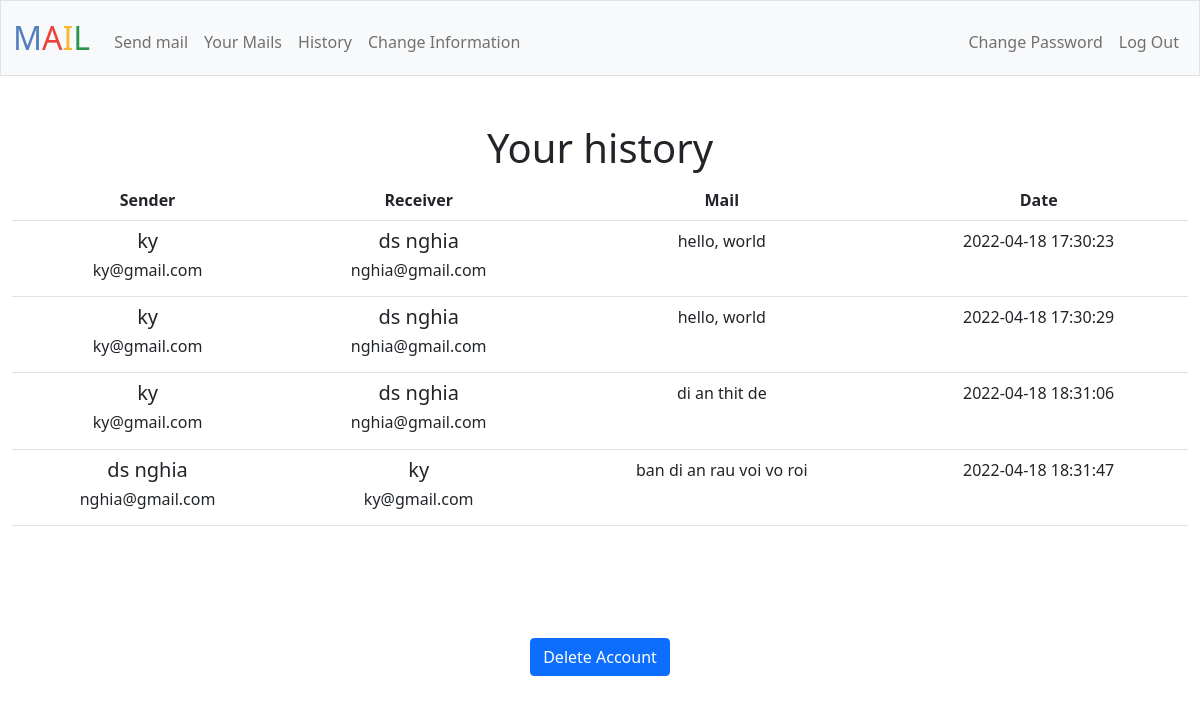
The app's page /history (signed in) with its own data.
### tables this page shows
CREATE TABLE mail_box (id INTEGER PRIMARY KEY AUTOINCREMENT NOT NULL, 
sender_id INTEGER NOT NULL, receiver_id INTEGER NOT NULL, 
sender TEXT NOT NULL, receiver TEXT NOT NULL, 
date TIMESTAMP NOT NULL, mail TEXT NOT NULL);

CREATE TABLE informations (user_id INTEGER NOT NULL, name TEXT NOT NULL, birth TEXT, place TEXT, number TEXT, email TEXT NOT NULL UNIQUE);

### app.py (the view)
@app.route("/history")
@login_required
def history():
    user_id = session['user_id']
    rows = db.execute("SELECT * FROM mail_box WHERE sender_id = ? OR receiver_id = ?", user_id, user_id)
    histories = []
    for row in rows:
        history = {}
        history['sender'] = row['sender']
        history['sender_email'] = db.execute("SELECT email FROM informations WHERE user_id = ?", row['sender_id'])[0]['email']
        history['receiver'] = row['receiver']
        history['receiver_email'] = db.execute("SELECT email FROM informations WHERE user_id = ?", row['receiver_id'])[0]['email']
        history['mail'] = row['mail']
        history['date'] = row['date']
        histories.append(history)
    return render_template("history.html", histories=histories)

### app.py (called while the page is built)
@app.after_request
def after_request(response):
    response.headers["Cache-Control"] = "no-cache, no-store, must-revalidate"
    response.headers["Expires"] = 0
    response.headers["Pragma"] = "no-cache"
    return response

### helpers.py (called while the page is built)
def login_required(f):
    @wraps(f)
    def decorated_function(*args, **kwargs):
        if session.get("user_id") is None:
            return redirect("/login")
        return f(*args, **kwargs)
    return decorated_function

### templates/history.html (shortened to what this page needs)
{% extends "layout.html" %}
{% block main %}
    <h1>Your history</h1>
    <table class="table">
        <tr id="head">
            <th scope="col">Sender</th>
            <th scope="col">Receiver</th>
            <th scope="col">Mail</th>
            <th scope="col">Date</th>
        </tr>
        {% for history in histories %}
        <tr>
            <td>
                <h5>{{ history['sender'] }}</h5>
                <h6>{{ history['sender_email'] }}</h6>
            </td>
            <td>
                <h5>{{ history['receiver'] }}</h5>
                <h6>{{ history['receiver_email'] }}</h6>
            </td>
            <td id="mail">{{ history['mail'] }}</td>
            <td>{{ history['date'] }}</td>
        </tr>
        {% endfor %}
    </table>
{% endblock %}

### templates/layout.html (shortened to what this page needs)
<!DOCTYPE html>
<html lang="en">
    <head>
        <link href="https://cdn.jsdelivr.net/npm/bootstrap@5.1.3/dist/css/bootstrap.min.css" rel="stylesheet">
        <link href="/static/styles.css" rel="stylesheet">
    </head>
    <body>
        <nav class="bg-light border navbar navbar-expand-md navbar-light">
            <div class="container-fluid">
                <a class="navbar-brand" href="/"><span class="blue">M</span><span class="red">A</span><span class="yellow">I</span><span class="green">L</span></a>
                <div class="collapse navbar-collapse" id="navbar">
                    {% if session["user_id"] %}
                        <ul class="navbar-nav me-auto mt-2">
                            <li class="nav-item"><a class="nav-link" href="/send">Send mail</a></li>
                            <li class="nav-item"><a class="nav-link" href="/mail">Your Mails</a></li>
                            <li class="nav-item"><a class="nav-link" href="/history">History</a></li>
                            <li class="nav-item"><a class="nav-link" href="/change_information">Change Information</a></li>
                        </ul>
                        <ul class="navbar-nav ms-auto mt-2">
                            <li class="nav-item"><a class="nav-link" href="/change_password">Change Password</a></li>
                            <li class="nav-item"><a class="nav-link" href="/logout">Log Out</a></li>
                        </ul>
                    {% else %}
                        <ul class="navbar-nav ms-auto mt-2">
                            <li class="nav-item"><a class="nav-link" href="/register">Register</a></li>
                            <li class="nav-item"><a class="nav-link" href="/login">Log In</a></li>
                        </ul>
                    {% endif %}
                </div>
            </div>
        </nav>
        <main class="container-fluid py-5 text-center">
            {% block main %}{% endblock %}
        </main>
    </body>
    <footer>
        <form action="/" method="post" style="float: center" class="container-fluid py-5 text-center">
            <button class="btn btn-primary" type="submit">Delete Account</button>
        </form>
    </footer>
</html>

### static/styles.css (style rules this page uses)
nav .navbar-brand { font-size: xx-large; }
nav .navbar-brand .blue { color: #537fbe; }
nav .navbar-brand .red { color: #ea433b; }
nav .navbar-brand .yellow { color: #f5b82e; }
nav .navbar-brand .green { color: #2e944b; }

### records on screen
mail_box: sender "ky", receiver "ds nghia", mail "hello, world", date "2022-04-18 17:30:23"
informations: sender_email "ky@gmail.com" "ky@gmail.com" "ky@gmail.com", receiver_email "ky@gmail.com"
informations: receiver_email "nghia@gmail.com" "nghia@gmail.com" "nghia@gmail.com", sender_email "nghia@gmail.com"
mail_box: sender "ky", receiver "ds nghia", mail "hello, world", date "2022-04-18 17:30:29"
mail_box: sender "ky", receiver "ds nghia", mail "di an thit de", date "2022-04-18 18:31:06"
mail_box: sender "ds nghia", receiver "ky", mail "ban di an rau voi vo roi", date "2022-04-18 18:31:47"
